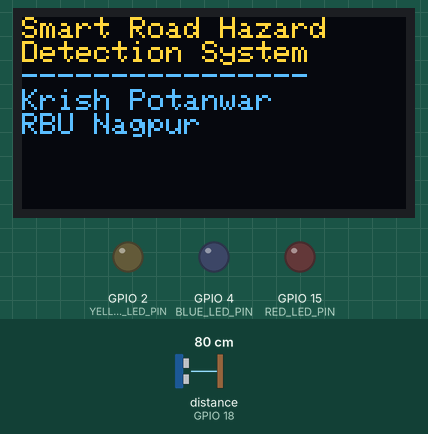
Recording of a sketch running on a simulated ESP32. On the bench: 128×64 one-colour display, output pins drawn as LEDs (lit = HIGH). Wiring (from diagram.json): ultrasonic range finder: trigger GPIO 5; echo GPIO 18. The inputs (shaded band) are chosen by the test bench; at power-on: distance to the obstacle (sensor on GPIO 18) 80 cm. The echo pulse lasts 58.3 µs per cm; the OLED is the two-colour kind (top 16 rows yellow); WiFi joins after 1.5 s; servers stay silent unless stated; uploads are accepted with an empty reply; pins used as bus, display or sensor lines are not drawn; what the sketch prints to the serial monitor is not drawn.

Above: at 1.6 s.
At 8.3 s:
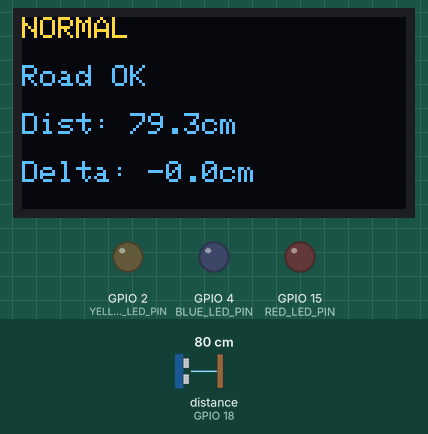
8.4 s: distance to the obstacle (sensor on GPIO 18) set to 2 cm
At 9.9 s:
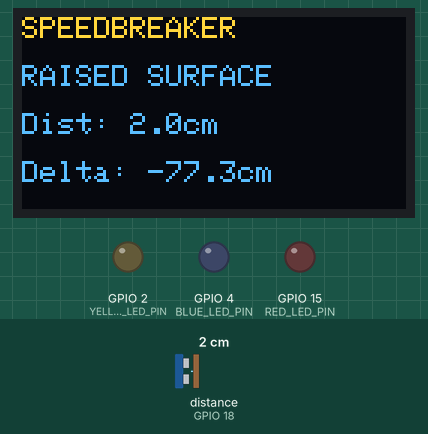
11.4 s: distance to the obstacle (sensor on GPIO 18) set to 120 cm
At 13.5 s:
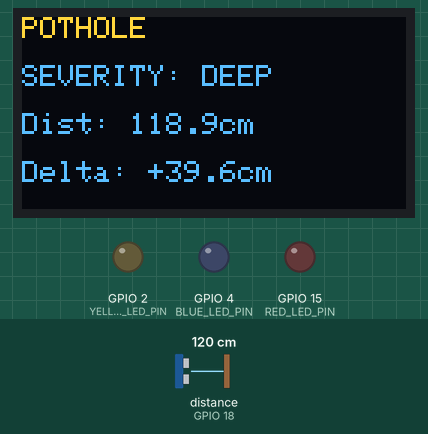
14.4 s: distance to the obstacle (sensor on GPIO 18) set to 4 cm
At 15.47 s:
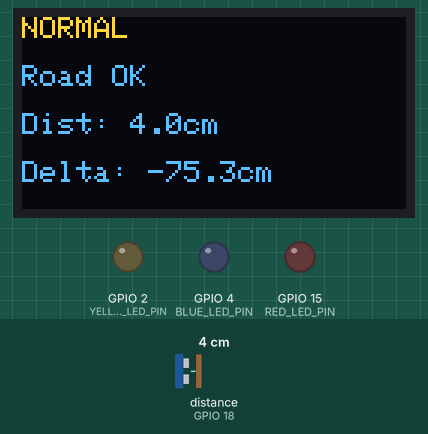
Timing chart, 0 to 22.8 s (numbered marks = the images above; inputs shaded):
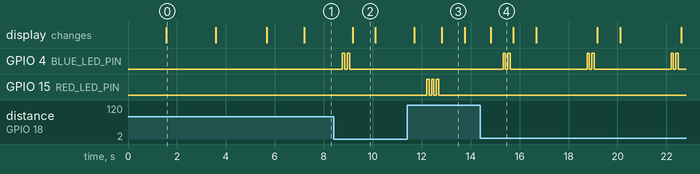

Measured:
- after the input at 8.4 s, GPIO 4 (BLUE_LED_PIN): alternates HIGH for 0.10 s and LOW for 0.10 s, 4 changes in all, then stays LOW, starting after 0.36 s; the display: changes after 0.78 s (image 2)
- after the input at 11.4 s, GPIO 4 (BLUE_LED_PIN): stops changing and stays LOW; GPIO 15 (RED_LED_PIN): alternates HIGH for 0.10 s and LOW for 0.10 s, 6 changes in all, then stays LOW, starting after 0.80 s; the display: first changes after 0.30 s (image 3 shows a later state)
- after the input at 14.4 s, GPIO 4 (BLUE_LED_PIN): LOW → HIGH after 0.92 s, then repeats every 3.4 s: LOW 0.10 s, HIGH 0.10 s, LOW 3.1 s, HIGH 0.10 s; GPIO 15 (RED_LED_PIN): stops changing and stays LOW; the display: changes after 0.42 s (image 4)
- what the display in image 0 shows lasts 2.0 s, from 1.6 s to 3.6 s
- what the display in image 2 shows lasts 0.9 s, from 9.2 s to 10.1 s

The sketch:

sketch.ino
```cpp
// Smart Road Hazard Detection System — ESP32 + HC-SR04 + SSD1306 OLED
// Author: Krish Potanwar | Ramdeobaba University, Nagpur

#include <Wire.h>
#include <Adafruit_GFX.h>
#include <Adafruit_SSD1306.h>
#include <WiFi.h>
#include <HTTPClient.h>

// OLED configuration
#define SCREEN_WIDTH  128
#define SCREEN_HEIGHT 64
#define OLED_RESET    -1
#define OLED_ADDRESS  0x3C
Adafruit_SSD1306 display(SCREEN_WIDTH, SCREEN_HEIGHT, &Wire, OLED_RESET);

// HC-SR04 pins
#define TRIG_PIN 5
#define ECHO_PIN 18

// LED pins
#define RED_LED_PIN    15
#define YELLOW_LED_PIN  2
#define BLUE_LED_PIN    4

// Calibration
#define CALIBRATION_SAMPLES  10
#define READING_INTERVAL_MS 500
#define COOLDOWN_MS        3000

// Hazard thresholds (cm delta from baseline)
#define DEEP_THRESHOLD        25
#define MEDIUM_THRESHOLD      15
#define SHALLOW_THRESHOLD      5
#define SPEEDBREAKER_THRESHOLD -5

// WiFi — Wokwi's free built-in open network (no password needed)
const char* WIFI_SSID     = "Wokwi-GUEST";
const char* WIFI_PASSWORD = "";
#define WIFI_CHANNEL 6

// Render server URL — replace YOUR-RENDER-APP after deployment
// See DEPLOYMENT.md for instructions (render.com, free, no credit card)
const char* SERVER_URL  = "https://smartroadhazard.onrender.com/api/hazards";

// Firebase Realtime Database — REST API (no library needed)
// Rules are open (.read/.write = true) so no auth token required for demo
// NOTE: Firebase API key is safe to commit for demo projects.
// Access is controlled by Firebase Security Rules.
// For production: change rules to require authentication.
#define FIREBASE_HOST "smartroadhazard-default-rtdb.firebaseio.com"

// State
float baseline = 20.0;
unsigned long lastDetectionTime = 0;
bool calibrated = false;

// ── WiFi ─────────────────────────────────────────────────────────
void connectWiFi() {
  Serial.print("Connecting to WiFi");
  WiFi.begin(WIFI_SSID, WIFI_PASSWORD, WIFI_CHANNEL);
  int attempts = 0;
  while (WiFi.status() != WL_CONNECTED && attempts < 20) {
    delay(500);
    Serial.print(".");
    attempts++;
  }
  if (WiFi.status() == WL_CONNECTED) {
    Serial.println("\nWiFi connected! IP: " + WiFi.localIP().toString());
  } else {
    Serial.println("\nWiFi failed — serial-only mode");
  }
}

// ── HTTP helpers ─────────────────────────────────────────────────
// POST a hazard detection to the Koyeb cloud server
// lat/lng are 0.0 — browser will stamp real GPS coordinates via Firebase
void postDetection(String type, String severity) {
  if (WiFi.status() != WL_CONNECTED) return;
  HTTPClient http;
  http.begin(SERVER_URL);
  http.addHeader("Content-Type", "application/json");
  http.setTimeout(5000);
  String body;
  if (severity == "") {
    body = "{\"type\":\"" + type + "\",\"severity\":null,\"lat\":0.0,\"lng\":0.0}";
  } else {
    body = "{\"type\":\"" + type + "\",\"severity\":\"" + severity + "\",\"lat\":0.0,\"lng\":0.0}";
  }
  int code = http.POST(body);
  Serial.println("Koyeb POST → HTTP " + String(code));
  http.end();
}

// ── Firebase REST API ─────────────────────────────────────────────
// PUT hazard directly to /hazards/ with lat=0, lng=0.
// The browser (map.js) watches /hazards and patches any lat=0 entry
// with the real device GPS coordinates.
void pushToFirebase(String type, String severity) {
  if (WiFi.status() != WL_CONNECTED) return;
  HTTPClient http;
  // Use millis() as unique key under /hazards/
  String url = "https://" + String(FIREBASE_HOST) + "/hazards/" + String(millis()) + ".json";
  http.begin(url);
  http.addHeader("Content-Type", "application/json");
  http.setTimeout(5000);
  String sevField = (severity == "") ? "null" : ("\"" + severity + "\"");
  String body = "{\"type\":\"" + type + "\","
                "\"severity\":" + sevField + ","
                "\"lat\":0.0,"
                "\"lng\":0.0,"
                "\"verified\":false,"
                "\"detection_count\":1,"
                "\"timestamp\":" + String(millis() / 1000) + "}";
  int code = http.PUT(body);
  Serial.println("Firebase PUT → HTTP " + String(code));
  http.end();
}

// ── Sensor ───────────────────────────────────────────────────────
// Trigger HC-SR04 and return distance in cm
float measureDistance() {
  digitalWrite(TRIG_PIN, LOW);
  delayMicroseconds(2);
  digitalWrite(TRIG_PIN, HIGH);
  delayMicroseconds(10);
  digitalWrite(TRIG_PIN, LOW);
  long duration = pulseIn(ECHO_PIN, HIGH);
  return duration * 0.034 / 2.0;
}

// ── LEDs ─────────────────────────────────────────────────────────
void blinkLED(int pin, int times) {
  for (int i = 0; i < times; i++) {
    digitalWrite(pin, HIGH); delay(100);
    digitalWrite(pin, LOW);  delay(100);
  }
}

void allLEDsOff() {
  digitalWrite(RED_LED_PIN,    LOW);
  digitalWrite(YELLOW_LED_PIN, LOW);
  digitalWrite(BLUE_LED_PIN,   LOW);
}

// ── OLED ─────────────────────────────────────────────────────────
void updateOLED(String line1, String line2, String line3, String line4) {
  display.clearDisplay();
  display.setTextSize(1);
  display.setTextColor(SSD1306_WHITE);
  display.setCursor(0,  0); display.println(line1);
  display.setCursor(0, 16); display.println(line2);
  display.setCursor(0, 32); display.println(line3);
  display.setCursor(0, 48); display.println(line4);
  display.display();
}

// ── Calibration ──────────────────────────────────────────────────
// Average 10 readings to set the "normal road" baseline distance
void calibrate() {
  Serial.println("Calibrating...");
  display.clearDisplay();
  display.setTextSize(1);
  display.setTextColor(SSD1306_WHITE);
  display.setCursor(0, 0);
  display.println("Calibrating...");
  display.println("Keep sensor over");
  display.println("flat road surface");
  display.display();

  float total = 0.0;
  for (int i = 0; i < CALIBRATION_SAMPLES; i++) {
    total += measureDistance();
    delay(200);
  }
  baseline = total / CALIBRATION_SAMPLES;

  Serial.print("Ready! Baseline: ");
  Serial.print(baseline, 1);
  Serial.println("cm");

  display.clearDisplay();
  display.setCursor(0, 0);
  display.println("Ready!");
  display.print("Baseline: ");
  display.print(baseline, 1);
  display.println(" cm");
  display.display();
  delay(1500);
  calibrated = true;
}

// ── Setup ─────────────────────────────────────────────────────────
void setup() {
  Serial.begin(115200);
  Serial.println("Smart Road Hazard Detection System");
  Serial.println("===================================");

  connectWiFi();

  pinMode(TRIG_PIN, OUTPUT);
  pinMode(ECHO_PIN, INPUT);
  pinMode(RED_LED_PIN,    OUTPUT);
  pinMode(YELLOW_LED_PIN, OUTPUT);
  pinMode(BLUE_LED_PIN,   OUTPUT);
  allLEDsOff();

  Wire.begin();
  if (!display.begin(SSD1306_SWITCHCAPVCC, OLED_ADDRESS)) {
    Serial.println("ERROR: SSD1306 OLED not found.");
    while (true);
  }

  display.clearDisplay();
  display.setTextSize(1);
  display.setTextColor(SSD1306_WHITE);
  display.setCursor(0, 0);
  display.println("Smart Road Hazard");
  display.println("Detection System");
  display.println("----------------");
  display.println("Krish Potanwar");
  display.println("RBU Nagpur");
  display.display();
  delay(2000);

  calibrate();
}

// ── Loop ──────────────────────────────────────────────────────────
void loop() {
  if (!calibrated) return;

  float currentDistance = measureDistance();
  float delta = currentDistance - baseline;

  unsigned long now = millis();
  bool inCooldown = (now - lastDetectionTime) < COOLDOWN_MS;

  if (delta > DEEP_THRESHOLD && !inCooldown) {
    // Browser will stamp real GPS — ESP32 just reports type + severity
    Serial.println("POTHOLE,DEEP");
    blinkLED(RED_LED_PIN, 3);
    allLEDsOff();
    updateOLED("POTHOLE", "SEVERITY: DEEP",
               "Dist: " + String(currentDistance, 1) + "cm",
               "Delta: +" + String(delta, 1) + "cm");
    postDetection("pothole", "deep");       // Koyeb (lat=0, browser adds GPS)
    pushToFirebase("pothole", "deep");   // Firebase (browser stamps GPS)
    lastDetectionTime = now;

  } else if (delta > MEDIUM_THRESHOLD && !inCooldown) {
    Serial.println("POTHOLE,MEDIUM");
    blinkLED(YELLOW_LED_PIN, 2);
    allLEDsOff();
    updateOLED("POTHOLE", "SEVERITY: MEDIUM",
               "Dist: " + String(currentDistance, 1) + "cm",
               "Delta: +" + String(delta, 1) + "cm");
    postDetection("pothole", "medium");
    pushToFirebase("pothole", "medium");
    lastDetectionTime = now;

  } else if (delta > SHALLOW_THRESHOLD && !inCooldown) {
    Serial.println("POTHOLE,SHALLOW");
    blinkLED(YELLOW_LED_PIN, 2);
    allLEDsOff();
    updateOLED("POTHOLE", "SEVERITY: SHALLOW",
               "Dist: " + String(currentDistance, 1) + "cm",
               "Delta: +" + String(delta, 1) + "cm");
    postDetection("pothole", "shallow");
    pushToFirebase("pothole", "shallow");
    lastDetectionTime = now;

  } else if (delta < SPEEDBREAKER_THRESHOLD && !inCooldown) {
    Serial.println("SPEEDBREAKER");
    blinkLED(BLUE_LED_PIN, 2);
    allLEDsOff();
    updateOLED("SPEEDBREAKER", "RAISED SURFACE",
               "Dist: " + String(currentDistance, 1) + "cm",
               "Delta: " + String(delta, 1) + "cm");
    postDetection("speedbreaker", "");
    pushToFirebase("speedbreaker", "");
    lastDetectionTime = now;

  } else {
    Serial.println("NORMAL");
    allLEDsOff();
    updateOLED("NORMAL", "Road OK",
               "Dist: " + String(currentDistance, 1) + "cm",
               "Delta: " + String(delta, 1) + "cm");
  }

  delay(READING_INTERVAL_MS);
}
```
